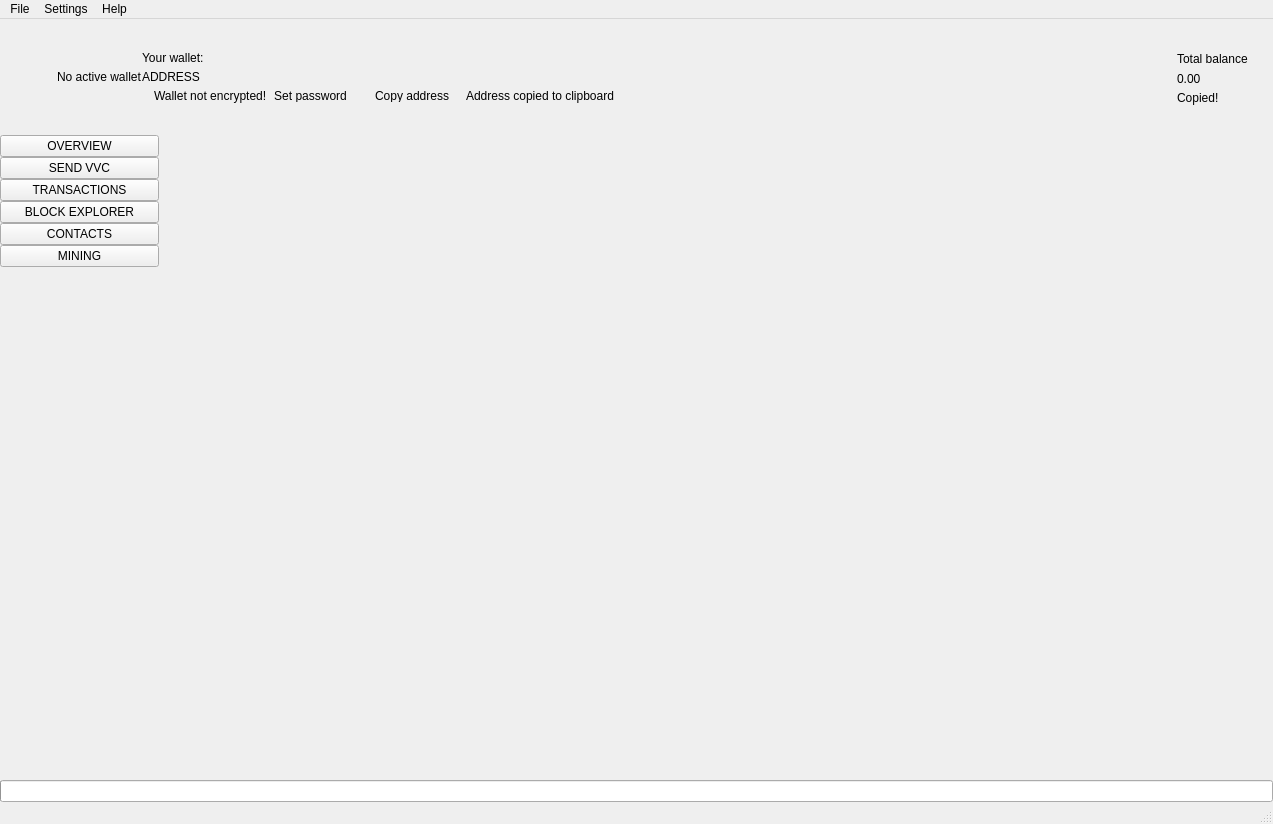
 <widget class="QMainWindow" name="MainWindow">
  <property name="geometry">
   <rect>
    <x>0</x>
    <y>0</y>
    <width>1273</width>
    <height>824</height>
   </rect>
  </property>
  <property name="sizePolicy">
   <sizepolicy hsizetype="Preferred" vsizetype="Preferred">
    <horstretch>0</horstretch>
    <verstretch>0</verstretch>
   </sizepolicy>
  </property>
  <property name="minimumSize">
   <size>
    <width>1260</width>
    <height>600</height>
   </size>
  </property>
  <property name="maximumSize">
   <size>
    <width>16777215</width>
    <height>16777215</height>
   </size>
  </property>
  <property name="windowTitle">
   <string>MainWindow</string>
  </property>
  <property name="windowIcon">
   <iconset>
    <normaloff>:/images/Nirvana</normaloff>:/images/Nirvana</iconset>
  </property>
  <widget class="QWidget" name="centralwidget">
   <layout class="QVBoxLayout" name="verticalLayout_2">
    <property name="spacing">
     <number>0</number>
    </property>
    <property name="leftMargin">
     <number>0</number>
    </property>
    <property name="topMargin">
     <number>0</number>
    </property>
    <property name="rightMargin">
     <number>0</number>
    </property>
    <property name="bottomMargin">
     <number>0</number>
    </property>
    <item>
     <widget class="QFrame" name="m_headerFrame">
      <property name="minimumSize">
       <size>
        <width>0</width>
        <height>116</height>
       </size>
      </property>
      <property name="maximumSize">
       <size>
        <width>16777215</width>
        <height>116</height>
       </size>
      </property>
      <property name="frameShape">
       <enum>QFrame::NoFrame</enum>
      </property>
      <property name="frameShadow">
       <enum>QFrame::Raised</enum>
      </property>
      <layout class="QHBoxLayout" name="horizontalLayout_3">
       <property name="spacing">
        <number>0</number>
       </property>
       <property name="leftMargin">
        <number>0</number>
       </property>
       <property name="topMargin">
        <number>0</number>
       </property>
       <property name="rightMargin">
        <number>25</number>
       </property>
       <property name="bottomMargin">
        <number>0</number>
       </property>
       <item>
        <spacer name="horizontalSpacer_2">
         <property name="orientation">
          <enum>Qt::Horizontal</enum>
         </property>
         <property name="sizeType">
          <enum>QSizePolicy::Fixed</enum>
         </property>
         <property name="sizeHint" stdset="0">
          <size>
           <width>30</width>
           <height>20</height>
          </size>
         </property>
        </spacer>
       </item>
       <item>
        <widget class="QLabel" name="m_logoLabel">
         <property name="text">
          <string/>
         </property>
        </widget>
       </item>
       <item>
        <spacer name="horizontalSpacer_5">
         <property name="orientation">
          <enum>Qt::Horizontal</enum>
         </property>
         <property name="sizeType">
          <enum>QSizePolicy::Fixed</enum>
         </property>
         <property name="sizeHint" stdset="0">
          <size>
           <width>20</width>
           <height>20</height>
          </size>
         </property>
        </spacer>
       </item>
       <item>
        <widget class="WalletGui::WalletSmallGrayTextLabel" name="m_noWalletLabel">
         <property name="text">
          <string>No active wallet</string>
         </property>
        </widget>
       </item>
       <item>
        <widget class="QFrame" name="m_walletFrame">
         <property name="frameShape">
          <enum>QFrame::NoFrame</enum>
         </property>
         <property name="frameShadow">
          <enum>QFrame::Raised</enum>
         </property>
         <layout class="QVBoxLayout" name="verticalLayout_3">
          <property name="spacing">
           <number>5</number>
          </property>
          <property name="leftMargin">
           <number>0</number>
          </property>
          <property name="topMargin">
           <number>0</number>
          </property>
          <property name="rightMargin">
           <number>0</number>
          </property>
          <property name="bottomMargin">
           <number>0</number>
          </property>
          <item>
           <spacer name="verticalSpacer_3">
            <property name="orientation">
             <enum>Qt::Vertical</enum>
            </property>
            <property name="sizeType">
             <enum>QSizePolicy::Minimum</enum>
            </property>
            <property name="sizeHint" stdset="0">
             <size>
              <width>20</width>
              <height>40</height>
             </size>
            </property>
           </spacer>
          </item>
          <item>
           <widget class="WalletGui::WalletSmallGrayTextLabel" name="m_walletLabel">
            <property name="text">
             <string>Your wallet:</string>
            </property>
            <property name="indent">
             <number>0</number>
            </property>
           </widget>
          </item>
          <item>
           <widget class="QLabel" name="m_addressLabel">
            <property name="sizePolicy">
             <sizepolicy hsizetype="Preferred" vsizetype="Preferred">
              <horstretch>0</horstretch>
              <verstretch>0</verstretch>
             </sizepolicy>
            </property>
            <property name="cursor">
             <cursorShape>PointingHandCursor</cursorShape>
            </property>
            <property name="toolTip">
             <string>Click to copy</string>
            </property>
            <property name="text">
             <string>ADDRESS</string>
            </property>
            <property name="indent">
             <number>0</number>
            </property>
           </widget>
          </item>
          <item>
           <layout class="QHBoxLayout" name="horizontalLayout_2">
            <property name="spacing">
             <number>0</number>
            </property>
            <item alignment="Qt::AlignTop">
             <widget class="QFrame" name="m_notEncryptedFrame">
              <property name="frameShape">
               <enum>QFrame::NoFrame</enum>
              </property>
              <property name="frameShadow">
               <enum>QFrame::Raised</enum>
              </property>
              <layout class="QHBoxLayout" name="horizontalLayout_4">
               <property name="spacing">
                <number>0</number>
               </property>
               <property name="leftMargin">
                <number>0</number>
               </property>
               <property name="topMargin">
                <number>0</number>
               </property>
               <property name="rightMargin">
                <number>0</number>
               </property>
               <property name="bottomMargin">
                <number>0</number>
               </property>
               <item alignment="Qt::AlignVCenter">
                <widget class="QLabel" name="m_notEncryptedIconLabel">
                 <property name="text">
                  <string/>
                 </property>
                 <property name="pixmap">
                  <pixmap resource="../../resources.qrc">:/icons/lock_open_gray</pixmap>
                 </property>
                 <property name="alignment">
                  <set>Qt::AlignLeading|Qt::AlignLeft|Qt::AlignVCenter</set>
                 </property>
                </widget>
               </item>
               <item>
                <spacer name="horizontalSpacer_11">
                 <property name="orientation">
                  <enum>Qt::Horizontal</enum>
                 </property>
                 <property name="sizeType">
                  <enum>QSizePolicy::Fixed</enum>
                 </property>
                 <property name="sizeHint" stdset="0">
                  <size>
                   <width>5</width>
                   <height>3</height>
                  </size>
                 </property>
                </spacer>
               </item>
               <item alignment="Qt::AlignVCenter">
                <widget class="WalletGui::WalletTinyGrayTextLabel" name="m_notEncryptedTextLabel">
                 <property name="text">
                  <string>Wallet not encrypted!</string>
                 </property>
                 <property name="alignment">
                  <set>Qt::AlignLeading|Qt::AlignLeft|Qt::AlignVCenter</set>
                 </property>
                </widget>
               </item>
               <item>
                <spacer name="horizontalSpacer_9">
                 <property name="orientation">
                  <enum>Qt::Horizontal</enum>
                 </property>
                 <property name="sizeType">
                  <enum>QSizePolicy::Fixed</enum>
                 </property>
                 <property name="sizeHint" stdset="0">
                  <size>
                   <width>3</width>
                   <height>3</height>
                  </size>
                 </property>
                </spacer>
               </item>
               <item alignment="Qt::AlignVCenter">
                <widget class="WalletGui::WalletTinyLinkLikeButton" name="m_encryptButton">
                 <property name="sizePolicy">
                  <sizepolicy hsizetype="Minimum" vsizetype="Minimum">
                   <horstretch>0</horstretch>
                   <verstretch>0</verstretch>
                  </sizepolicy>
                 </property>
                 <property name="minimumSize">
                  <size>
                   <width>0</width>
                   <height>3</height>
                  </size>
                 </property>
                 <property name="cursor">
                  <cursorShape>PointingHandCursor</cursorShape>
                 </property>
                 <property name="text">
                  <string>Set password</string>
                 </property>
                 <property name="flat">
                  <bool>true</bool>
                 </property>
                </widget>
               </item>
               <item>
                <spacer name="horizontalSpacer_10">
                 <property name="orientation">
                  <enum>Qt::Horizontal</enum>
                 </property>
                 <property name="sizeType">
                  <enum>QSizePolicy::Fixed</enum>
                 </property>
                 <property name="sizeHint" stdset="0">
                  <size>
                   <width>20</width>
                   <height>3</height>
                  </size>
                 </property>
                </spacer>
               </item>
              </layout>
             </widget>
            </item>
            <item alignment="Qt::AlignVCenter">
             <widget class="WalletGui::WalletTinyLinkLikeButton" name="m_copyAddressButton">
              <property name="sizePolicy">
               <sizepolicy hsizetype="Minimum" vsizetype="Minimum">
                <horstretch>0</horstretch>
                <verstretch>0</verstretch>
               </sizepolicy>
              </property>
              <property name="minimumSize">
               <size>
                <width>0</width>
                <height>3</height>
               </size>
              </property>
              <property name="cursor">
               <cursorShape>PointingHandCursor</cursorShape>
              </property>
              <property name="focusPolicy">
               <enum>Qt::NoFocus</enum>
              </property>
              <property name="autoFillBackground">
               <bool>true</bool>
              </property>
              <property name="text">
               <string>Copy address</string>
              </property>
              <property name="flat">
               <bool>true</bool>
              </property>
             </widget>
            </item>
            <item>
             <spacer name="horizontalSpacer_7">
              <property name="orientation">
               <enum>Qt::Horizontal</enum>
              </property>
              <property name="sizeType">
               <enum>QSizePolicy::Fixed</enum>
              </property>
              <property name="sizeHint" stdset="0">
               <size>
                <width>13</width>
                <height>3</height>
               </size>
              </property>
             </spacer>
            </item>
            <item alignment="Qt::AlignVCenter">
             <widget class="WalletGui::CopyMagicLabel" name="m_copyAddressLabel">
              <property name="text">
               <string>Address copied to clipboard</string>
              </property>
              <property name="alignment">
               <set>Qt::AlignLeading|Qt::AlignLeft|Qt::AlignVCenter</set>
              </property>
             </widget>
            </item>
            <item>
             <spacer name="horizontalSpacer">
              <property name="orientation">
               <enum>Qt::Horizontal</enum>
              </property>
              <property name="sizeHint" stdset="0">
               <size>
                <width>40</width>
                <height>3</height>
               </size>
              </property>
             </spacer>
            </item>
           </layout>
          </item>
          <item>
           <spacer name="verticalSpacer_2">
            <property name="orientation">
             <enum>Qt::Vertical</enum>
            </property>
            <property name="sizeType">
             <enum>QSizePolicy::Minimum</enum>
            </property>
            <property name="sizeHint" stdset="0">
             <size>
              <width>20</width>
              <height>40</height>
             </size>
            </property>
           </spacer>
          </item>
         </layout>
        </widget>
       </item>
       <item>
        <spacer name="horizontalSpacer_3">
         <property name="orientation">
          <enum>Qt::Horizontal</enum>
         </property>
         <property name="sizeType">
          <enum>QSizePolicy::Expanding</enum>
         </property>
         <property name="sizeHint" stdset="0">
          <size>
           <width>34</width>
           <height>20</height>
          </size>
         </property>
        </spacer>
       </item>
       <item>
        <spacer name="horizontalSpacer_8">
         <property name="orientation">
          <enum>Qt::Horizontal</enum>
         </property>
         <property name="sizeType">
          <enum>QSizePolicy::Fixed</enum>
         </property>
         <property name="sizeHint" stdset="0">
          <size>
           <width>34</width>
           <height>20</height>
          </size>
         </property>
        </spacer>
       </item>
       <item alignment="Qt::AlignRight|Qt::AlignVCenter">
        <widget class="QFrame" name="m_balanceFrame">
         <layout class="QGridLayout" name="gridLayout">
          <property name="leftMargin">
           <number>0</number>
          </property>
          <property name="topMargin">
           <number>30</number>
          </property>
          <property name="rightMargin">
           <number>0</number>
          </property>
          <property name="bottomMargin">
           <number>0</number>
          </property>
          <property name="verticalSpacing">
           <number>3</number>
          </property>
          <item row="0" column="2">
           <layout class="QVBoxLayout" name="verticalLayout_4">
            <item>
             <widget class="QLabel" name="m_balanceTextLabel">
              <property name="text">
               <string>Total balance</string>
              </property>
             </widget>
            </item>
            <item>
             <widget class="QLabel" name="m_balanceLabel">
              <property name="cursor">
               <cursorShape>PointingHandCursor</cursorShape>
              </property>
              <property name="toolTip">
               <string>Click to copy</string>
              </property>
              <property name="text">
               <string>0.00</string>
              </property>
             </widget>
            </item>
           </layout>
          </item>
          <item row="1" column="2">
           <widget class="WalletGui::CopyMagicLabel" name="m_balanceCopyLabel">
            <property name="text">
             <string>Copied!</string>
            </property>
           </widget>
          </item>
          <item row="0" column="1">
           <spacer name="horizontalSpacer_6">
            <property name="orientation">
             <enum>Qt::Horizontal</enum>
            </property>
            <property name="sizeType">
             <enum>QSizePolicy::Fixed</enum>
            </property>
            <property name="sizeHint" stdset="0">
             <size>
              <width>2</width>
              <height>39</height>
             </size>
            </property>
           </spacer>
          </item>
          <item row="2" column="2">
           <spacer name="verticalSpacer_5">
            <property name="orientation">
             <enum>Qt::Vertical</enum>
            </property>
            <property name="sizeType">
             <enum>QSizePolicy::Expanding</enum>
            </property>
            <property name="sizeHint" stdset="0">
             <size>
              <width>20</width>
              <height>50</height>
             </size>
            </property>
           </spacer>
          </item>
          <item row="0" column="0">
           <widget class="QLabel" name="m_balanceIconLabel">
            <property name="text">
             <string/>
            </property>
            <property name="pixmap">
             <pixmap resource="../../resources.qrc">:/icons/total_balance</pixmap>
            </property>
           </widget>
          </item>
         </layout>
        </widget>
       </item>
      </layout>
     </widget>
    </item>
    <item>
     <layout class="QHBoxLayout" name="horizontalLayout" stretch="0,0,0,0,0,0,0,0">
      <property name="spacing">
       <number>0</number>
      </property>
      <item>
       <widget class="QFrame" name="m_toolFrame">
        <property name="frameShape">
         <enum>QFrame::NoFrame</enum>
        </property>
        <property name="frameShadow">
         <enum>QFrame::Plain</enum>
        </property>
        <property name="lineWidth">
         <number>0</number>
        </property>
        <layout class="QVBoxLayout" name="verticalLayout">
         <property name="spacing">
          <number>0</number>
         </property>
         <property name="leftMargin">
          <number>0</number>
         </property>
         <property name="topMargin">
          <number>0</number>
         </property>
         <property name="rightMargin">
          <number>0</number>
         </property>
         <property name="bottomMargin">
          <number>0</number>
         </property>
         <item>
          <widget class="QPushButton" name="m_overviewButton">
           <property name="sizePolicy">
            <sizepolicy hsizetype="Minimum" vsizetype="Fixed">
             <horstretch>0</horstretch>
             <verstretch>0</verstretch>
            </sizepolicy>
           </property>
           <property name="focusPolicy">
            <enum>Qt::NoFocus</enum>
           </property>
           <property name="text">
            <string>OVERVIEW</string>
           </property>
           <property name="checkable">
            <bool>true</bool>
           </property>
           <attribute name="buttonGroup">
            <string notr="true">m_toolButtonGroup</string>
           </attribute>
          </widget>
         </item>
         <item>
          <widget class="QPushButton" name="m_sendButton">
           <property name="sizePolicy">
            <sizepolicy hsizetype="Minimum" vsizetype="Fixed">
             <horstretch>0</horstretch>
             <verstretch>0</verstretch>
            </sizepolicy>
           </property>
           <property name="focusPolicy">
            <enum>Qt::NoFocus</enum>
           </property>
           <property name="text">
            <string>SEND VVC</string>
           </property>
           <property name="checkable">
            <bool>true</bool>
           </property>
           <attribute name="buttonGroup">
            <string notr="true">m_toolButtonGroup</string>
           </attribute>
          </widget>
         </item>
         <item>
          <widget class="QPushButton" name="m_transactionsButton">
           <property name="sizePolicy">
            <sizepolicy hsizetype="Minimum" vsizetype="Fixed">
             <horstretch>0</horstretch>
             <verstretch>0</verstretch>
            </sizepolicy>
           </property>
           <property name="focusPolicy">
            <enum>Qt::NoFocus</enum>
           </property>
           <property name="text">
            <string>TRANSACTIONS</string>
           </property>
           <property name="checkable">
            <bool>true</bool>
           </property>
           <attribute name="buttonGroup">
            <string notr="true">m_toolButtonGroup</string>
           </attribute>
          </widget>
         </item>
         <item>
          <widget class="QPushButton" name="m_blockExplorerButton">
           <property name="focusPolicy">
            <enum>Qt::NoFocus</enum>
           </property>
           <property name="text">
            <string>BLOCK EXPLORER</string>
           </property>
           <property name="checkable">
            <bool>true</bool>
           </property>
           <attribute name="buttonGroup">
            <string notr="true">m_toolButtonGroup</string>
           </attribute>
          </widget>
         </item>
         <item>
          <widget class="QPushButton" name="m_addressBookButton">
           <property name="sizePolicy">
            <sizepolicy hsizetype="Minimum" vsizetype="Fixed">
             <horstretch>0</horstretch>
             <verstretch>0</verstretch>
            </sizepolicy>
           </property>
           <property name="focusPolicy">
            <enum>Qt::NoFocus</enum>
           </property>
           <property name="text">
            <string>CONTACTS</string>
           </property>
           <property name="checkable">
            <bool>true</bool>
           </property>
           <attribute name="buttonGroup">
            <string notr="true">m_toolButtonGroup</string>
           </attribute>
          </widget>
         </item>
         <item>
          <widget class="QPushButton" name="m_miningButton">
           <property name="focusPolicy">
            <enum>Qt::NoFocus</enum>
           </property>
           <property name="text">
            <string>MINING</string>
           </property>
           <property name="checkable">
            <bool>true</bool>
           </property>
           <attribute name="buttonGroup">
            <string notr="true">m_toolButtonGroup</string>
           </attribute>
          </widget>
         </item>
         <item>
          <spacer name="verticalSpacer">
           <property name="orientation">
            <enum>Qt::Vertical</enum>
           </property>
           <property name="sizeHint" stdset="0">
            <size>
             <width>20</width>
             <height>40</height>
            </size>
           </property>
          </spacer>
         </item>
        </layout>
       </widget>
      </item>
      <item>
       <widget class="WalletGui::OverviewFrame" name="m_overviewFrame">
        <property name="frameShape">
         <enum>QFrame::NoFrame</enum>
        </property>
        <property name="frameShadow">
         <enum>QFrame::Raised</enum>
        </property>
       </widget>
      </item>
      <item>
       <widget class="WalletGui::SendFrame" name="m_sendFrame">
        <property name="frameShape">
         <enum>QFrame::NoFrame</enum>
        </property>
        <property name="frameShadow">
         <enum>QFrame::Raised</enum>
        </property>
       </widget>
      </item>
      <item>
       <widget class="WalletGui::TransactionsFrame" name="m_transactionsFrame">
        <property name="frameShape">
         <enum>QFrame::NoFrame</enum>
        </property>
        <property name="frameShadow">
         <enum>QFrame::Raised</enum>
        </property>
       </widget>
      </item>
      <item>
       <widget class="WalletGui::AddressBookFrame" name="m_addressBookFrame">
        <property name="frameShape">
         <enum>QFrame::NoFrame</enum>
        </property>
        <property name="frameShadow">
         <enum>QFrame::Raised</enum>
        </property>
       </widget>
      </item>
      <item>
       <widget class="WalletGui::NoWalletFrame" name="m_noWalletFrame">
        <property name="frameShape">
         <enum>QFrame::NoFrame</enum>
        </property>
        <property name="frameShadow">
         <enum>QFrame::Raised</enum>
        </property>
       </widget>
      </item>
      <item>
       <widget class="WalletGui::BlockExplorerFrame" name="m_blockExplorerFrame">
        <property name="frameShape">
         <enum>QFrame::NoFrame</enum>
        </property>
        <property name="frameShadow">
         <enum>QFrame::Raised</enum>
        </property>
       </widget>
      </item>
      <item>
       <widget class="WalletGui::MiningFrame" name="m_miningFrame">
        <property name="frameShape">
         <enum>QFrame::NoFrame</enum>
        </property>
        <property name="frameShadow">
         <enum>QFrame::Raised</enum>
        </property>
       </widget>
      </item>
     </layout>
    </item>
    <item>
     <widget class="QProgressBar" name="m_syncProgress">
      <property name="maximum">
       <number>100</number>
      </property>
      <property name="value">
       <number>0</number>
      </property>
      <property name="textVisible">
       <bool>false</bool>
      </property>
     </widget>
    </item>
   </layout>
  </widget>
  <widget class="QMenuBar" name="menubar">
   <property name="geometry">
    <rect>
     <x>0</x>
     <y>0</y>
     <width>1273</width>
     <height>21</height>
    </rect>
   </property>
   <widget class="QMenu" name="menuFile">
    <property name="title">
     <string>File</string>
    </property>
    <addaction name="m_createWalletAction"/>
    <addaction name="m_openWalletAction"/>
    <addaction name="m_recentWalletsAction"/>
    <addaction name="m_backupWalletAction"/>
    <addaction name="m_saveKeysAction"/>
    <addaction name="m_resetAction"/>
    <addaction name="m_importKeyAction"/>
    <addaction name="m_exportKeyAction"/>
    <addaction name="m_exportTrackingKeyAction"/>
    <addaction name="m_exitAction"/>
   </widget>
   <widget class="QMenu" name="menuSettings">
    <property name="title">
     <string>Settings</string>
    </property>
    <widget class="QMenu" name="menuThemes">
     <property name="title">
      <string>Themes</string>
     </property>
    </widget>
    <addaction name="m_encryptWalletAction"/>
    <addaction name="m_changePasswordAction"/>
    <addaction name="separator"/>
    <addaction name="m_autostartAction"/>
    <addaction name="m_minimizeToTrayAction"/>
    <addaction name="m_closeToTrayAction"/>
    <addaction name="separator"/>
    <addaction name="m_preferencesAction"/>
    <addaction name="menuThemes"/>
   </widget>
   <widget class="QMenu" name="menuHelp">
    <property name="title">
     <string>Help</string>
    </property>
    <addaction name="m_communityForumAction"/>
    <addaction name="m_reportIssueAction"/>
    <addaction name="m_aboutNirvanaAction"/>
    <addaction name="m_aboutQtAction"/>
   </widget>
   <addaction name="menuFile"/>
   <addaction name="menuSettings"/>
   <addaction name="menuHelp"/>
  </widget>
  <widget class="WalletGui::WalletStatusBar" name="statusBar"/>
  <action name="m_exitAction">
   <property name="checkable">
    <bool>false</bool>
   </property>
   <property name="enabled">
    <bool>true</bool>
   </property>
   <property name="text">
    <string>Exit</string>
   </property>
   <property name="shortcut">
    <string>Ctrl+Q</string>
   </property>
  </action>
  <action name="m_createWalletAction">
   <property name="enabled">
    <bool>true</bool>
   </property>
   <property name="text">
    <string>Create wallet</string>
   </property>
  </action>
  <action name="m_openWalletAction">
   <property name="enabled">
    <bool>true</bool>
   </property>
   <property name="text">
    <string>Open wallet</string>
   </property>
  </action>
  <action name="m_encryptWalletAction">
   <property name="enabled">
    <bool>true</bool>
   </property>
   <property name="text">
    <string>Encrypt wallet</string>
   </property>
  </action>
  <action name="m_changePasswordAction">
   <property name="enabled">
    <bool>true</bool>
   </property>
   <property name="text">
    <string>Change password</string>
   </property>
   <property name="toolTip">
    <string>Change password</string>
   </property>
  </action>
  <action name="m_aboutNirvanaAction">
   <property name="enabled">
    <bool>true</bool>
   </property>
   <property name="text">
    <string>About Nirvana</string>
   </property>
  </action>
  <action name="m_aboutQtAction">
   <property name="enabled">
    <bool>true</bool>
   </property>
   <property name="text">
    <string>About Qt</string>
   </property>
  </action>
  <action name="m_backupWalletAction">
   <property name="enabled">
    <bool>true</bool>
   </property>
   <property name="text">
    <string>Backup wallet</string>
   </property>
  </action>
  <action name="m_autostartAction">
   <property name="checkable">
    <bool>true</bool>
   </property>
   <property name="text">
    <string>Start on system login</string>
   </property>
  </action>
  <action name="m_minimizeToTrayAction">
   <property name="checkable">
    <bool>true</bool>
   </property>
   <property name="text">
    <string>Minimize to tray</string>
   </property>
  </action>
  <action name="m_closeToTrayAction">
   <property name="checkable">
    <bool>true</bool>
   </property>
   <property name="text">
    <string>Close to tray</string>
   </property>
  </action>
  <action name="m_preferencesAction">
   <property name="text">
    <string>Preferences</string>
   </property>
  </action>
  <action name="m_recentWalletsAction">
   <property name="text">
    <string>Recent wallets</string>
   </property>
  </action>
  <action name="m_exportTrackingKeyAction">
   <property name="text">
    <string>Export tracking key</string>
   </property>
   <property name="toolTip">
    <string>Export tracking key</string>
   </property>
  </action>
  <action name="m_importKeyAction">
   <property name="text">
    <string>Import key</string>
   </property>
   <property name="toolTip">
    <string>Import key</string>
   </property>
  </action>
  <action name="m_communityForumAction">
   <property name="text">
    <string>Community forum</string>
   </property>
  </action>
  <action name="m_reportIssueAction">
   <property name="text">
    <string>Report an issue</string>
   </property>
  </action>
  <action name="m_resetAction">
   <property name="text">
    <string>Reset wallet</string>
   </property>
  </action>
  <action name="m_saveKeysAction">
   <property name="text">
    <string>Save wallet keys</string>
   </property>
  </action>
  <action name="m_exportKeyAction">
   <property name="text">
    <string>Export key</string>
   </property>
   <property name="toolTip">
    <string>Export key</string>
   </property>
  </action>
 </widget>
